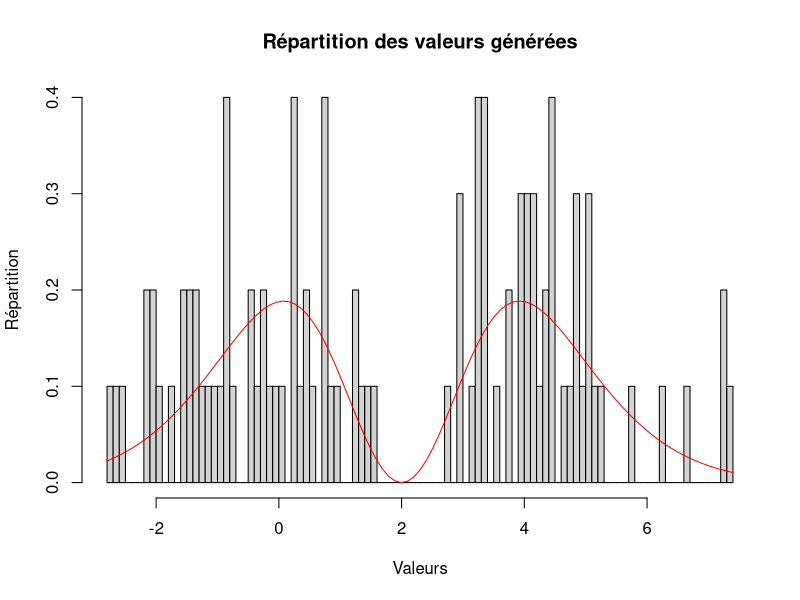

R code for this plot:
set.seed(18)


cumu <- function(x, w, mean, sd) {
  normal_laws <- lapply(seq_len(length(w)), function(i) {
    w[i] * pnorm(x, mean = mean[i], sd = sd[i])
  })
  Reduce("+", normal_laws)
}
#Calcul de la fdr
fdr <- function(n=100, w, mean, sd) {
  r_1 <- qnorm(0.001, min(mean), max(sd))
  r_2 <- qnorm(0.999, max(mean), max(sd))
  K <- seq(r_1, r_2, (abs(r_1 - r_2) / n))
  cumulate <- matrix(nrow = 1, ncol = length(K))
  cumulate <- lapply(K, function(x) cumu(x, w, mean, sd))
  return(list(cumulate, K))
}

mixture <- function(x) {
  normal_laws <- lapply(seq_len(length(w)), function(i) {
    w[i] * dnorm(x, mean = mean[i], sd = sd[i])
  })
  Reduce("+", normal_laws)
}

simulate <- function(w, mean, sd, n, m) {
  
  liste <- fdr(m, w, mean, sd)[[2]]
  cumulate <- fdr(m, w, mean, sd)[[1]]
  u_1 <- runif(n)
  nb_to_generate <- rep(0, length(liste))
  nbGenere <- 0
  res <- rep(0, n)
  for (i in 1:(length(cumulate) - 1)) {
    nbGenere <- 0
    #Choisis selon quel rectangle de la fdr on va générer
    to_generate <- which(u_1 < cumulate[i + 1] & u_1 >= cumulate[i])
    nb_to_generate[i] <- length(to_generate)
    #Acceptation rejet
    while (nbGenere < nb_to_generate[i]) {
      #Une fois que l'on sait dans quel rectangle tirer Y, C'est une loi uniforme entre 2 points
      Y <- runif((nb_to_generate[i] - nbGenere), min = liste[i], max = liste[i + 1])
      u_2 <- runif((nb_to_generate[i] - nbGenere))
      height <- max(mixture(liste[i]), mixture(liste[i + 1]))
      acceptate <- which((height * u_2) <= mixture(Y))
      if (length(acceptate) > 0) {
        res[to_generate[(nbGenere + 1):min((nbGenere + length(acceptate)), nb_to_generate[i])]]=Y[acceptate[1 : min(nb_to_generate[i], length(acceptate))]]
        nbGenere=nbGenere + length(acceptate)
      }
    }
  }
  return(res)
}

w<- c(2,-1)
mean <- c(2,2)
sd <- c(2,1)
m<-10
n<-100

res <- simulate(w, mean, sd, n, m)
p1 <- hist(main = "Répartition des valeurs générées", xlab = "Valeurs", ylab = "Répartition", res, breaks = 100, freq = FALSE)
curve(2 * dnorm(x, 2, 2) - dnorm(x, 2, 1), add = TRUE, col = "red")

microbenchmark::microbenchmark(simulate(w, mean, sd, n, m))
